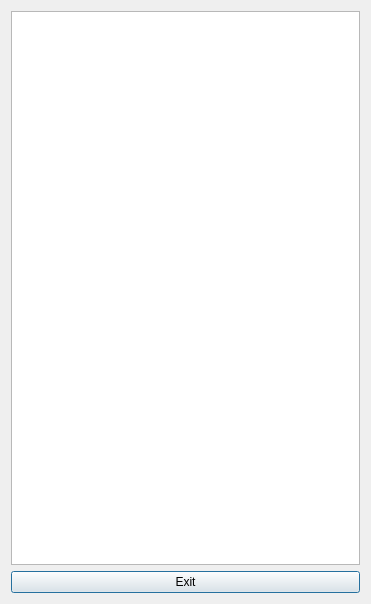
<?xml version="1.0" encoding="UTF-8"?>
<ui version="4.0">
 <class>GMItemInfoDialog</class>
 <widget class="QDialog" name="GMItemInfoDialog">
  <property name="geometry">
   <rect>
    <x>0</x>
    <y>0</y>
    <width>371</width>
    <height>604</height>
   </rect>
  </property>
  <property name="minimumSize">
   <size>
    <width>350</width>
    <height>300</height>
   </size>
  </property>
  <property name="maximumSize">
   <size>
    <width>16777215</width>
    <height>16777215</height>
   </size>
  </property>
  <property name="windowTitle">
   <string>Item Info</string>
  </property>
  <layout class="QGridLayout" name="gridLayout">
   <item row="0" column="0">
    <widget class="QTextEdit" name="textEdit">
     <property name="readOnly">
      <bool>true</bool>
     </property>
    </widget>
   </item>
   <item row="1" column="0">
    <widget class="QPushButton" name="exitButton">
     <property name="text">
      <string>Exit</string>
     </property>
    </widget>
   </item>
  </layout>
 </widget>
 <resources/>
 <connections/>
</ui>
